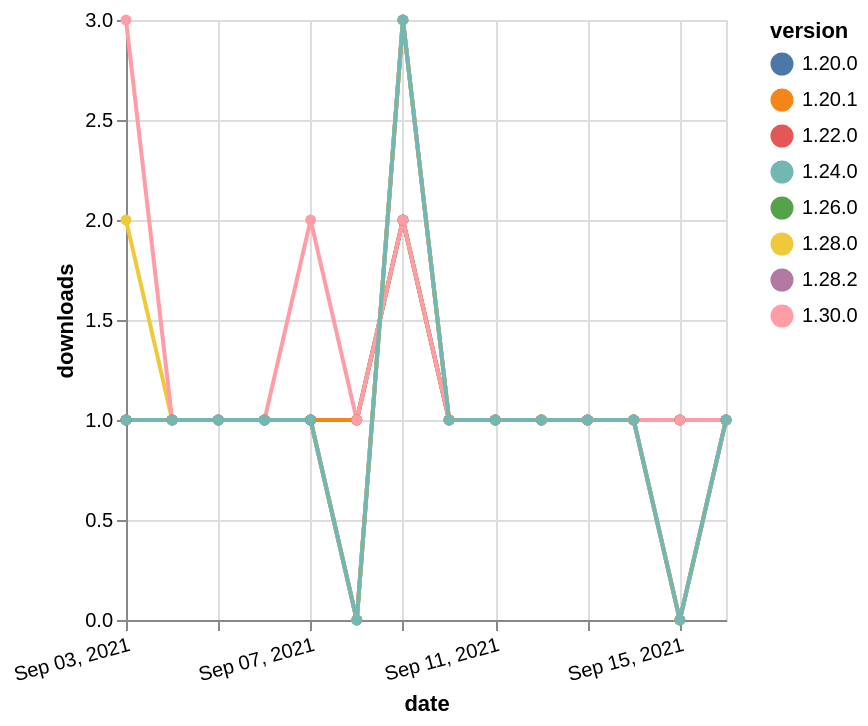

Express this chart as Vega-Lite.
### Vega-Lite specification from a JSON file in a GitHub repository (floating-point values rounded to 4 significant figures)
{"$schema": "https://vega.github.io/schema/vega-lite/v5.json", "description": "A simple bar chart with embedded data.", "data": {"values": [{"date": "2021-09-03", "total": 191, "delta": 1, "version": "1.22.0"}, {"date": "2021-09-04", "total": 192, "delta": 1, "version": "1.22.0"}, {"date": "2021-09-05", "total": 193, "delta": 1, "version": "1.22.0"}, {"date": "2021-09-06", "total": 194, "delta": 1, "version": "1.22.0"}, {"date": "2021-09-07", "total": 195, "delta": 1, "version": "1.22.0"}, {"date": "2021-09-08", "total": 195, "delta": 0, "version": "1.22.0"}, {"date": "2021-09-09", "total": 198, "delta": 3, "version": "1.22.0"}, {"date": "2021-09-10", "total": 199, "delta": 1, "version": "1.22.0"}, {"date": "2021-09-11", "total": 200, "delta": 1, "version": "1.22.0"}, {"date": "2021-09-12", "total": 201, "delta": 1, "version": "1.22.0"}, {"date": "2021-09-13", "total": 202, "delta": 1, "version": "1.22.0"}, {"date": "2021-09-14", "total": 203, "delta": 1, "version": "1.22.0"}, {"date": "2021-09-15", "total": 203, "delta": 0, "version": "1.22.0"}, {"date": "2021-09-16", "total": 204, "delta": 1, "version": "1.22.0"}, {"date": "2021-09-03", "total": 126, "delta": 1, "version": "1.28.2"}, {"date": "2021-09-04", "total": 127, "delta": 1, "version": "1.28.2"}, {"date": "2021-09-05", "total": 128, "delta": 1, "version": "1.28.2"}, {"date": "2021-09-06", "total": 129, "delta": 1, "version": "1.28.2"}, {"date": "2021-09-07", "total": 130, "delta": 1, "version": "1.28.2"}, {"date": "2021-09-08", "total": 130, "delta": 0, "version": "1.28.2"}, {"date": "2021-09-09", "total": 133, "delta": 3, "version": "1.28.2"}, {"date": "2021-09-10", "total": 134, "delta": 1, "version": "1.28.2"}, {"date": "2021-09-11", "total": 135, "delta": 1, "version": "1.28.2"}, {"date": "2021-09-12", "total": 136, "delta": 1, "version": "1.28.2"}, {"date": "2021-09-13", "total": 137, "delta": 1, "version": "1.28.2"}, {"date": "2021-09-14", "total": 138, "delta": 1, "version": "1.28.2"}, {"date": "2021-09-15", "total": 138, "delta": 0, "version": "1.28.2"}, {"date": "2021-09-16", "total": 139, "delta": 1, "version": "1.28.2"}, {"date": "2021-09-03", "total": 146, "delta": 2, "version": "1.28.0"}, {"date": "2021-09-04", "total": 147, "delta": 1, "version": "1.28.0"}, {"date": "2021-09-05", "total": 148, "delta": 1, "version": "1.28.0"}, {"date": "2021-09-06", "total": 149, "delta": 1, "version": "1.28.0"}, {"date": "2021-09-07", "total": 150, "delta": 1, "version": "1.28.0"}, {"date": "2021-09-08", "total": 150, "delta": 0, "version": "1.28.0"}, {"date": "2021-09-09", "total": 153, "delta": 3, "version": "1.28.0"}, {"date": "2021-09-10", "total": 154, "delta": 1, "version": "1.28.0"}, {"date": "2021-09-11", "total": 155, "delta": 1, "version": "1.28.0"}, {"date": "2021-09-12", "total": 156, "delta": 1, "version": "1.28.0"}, {"date": "2021-09-13", "total": 157, "delta": 1, "version": "1.28.0"}, {"date": "2021-09-14", "total": 158, "delta": 1, "version": "1.28.0"}, {"date": "2021-09-15", "total": 158, "delta": 0, "version": "1.28.0"}, {"date": "2021-09-16", "total": 159, "delta": 1, "version": "1.28.0"}, {"date": "2021-09-03", "total": 161, "delta": 1, "version": "1.26.0"}, {"date": "2021-09-04", "total": 162, "delta": 1, "version": "1.26.0"}, {"date": "2021-09-05", "total": 163, "delta": 1, "version": "1.26.0"}, {"date": "2021-09-06", "total": 164, "delta": 1, "version": "1.26.0"}, {"date": "2021-09-07", "total": 165, "delta": 1, "version": "1.26.0"}, {"date": "2021-09-08", "total": 166, "delta": 1, "version": "1.26.0"}, {"date": "2021-09-09", "total": 168, "delta": 2, "version": "1.26.0"}, {"date": "2021-09-10", "total": 169, "delta": 1, "version": "1.26.0"}, {"date": "2021-09-11", "total": 170, "delta": 1, "version": "1.26.0"}, {"date": "2021-09-12", "total": 171, "delta": 1, "version": "1.26.0"}, {"date": "2021-09-13", "total": 172, "delta": 1, "version": "1.26.0"}, {"date": "2021-09-14", "total": 173, "delta": 1, "version": "1.26.0"}, {"date": "2021-09-15", "total": 174, "delta": 1, "version": "1.26.0"}, {"date": "2021-09-16", "total": 175, "delta": 1, "version": "1.26.0"}, {"date": "2021-09-03", "total": 235, "delta": 1, "version": "1.20.0"}, {"date": "2021-09-04", "total": 236, "delta": 1, "version": "1.20.0"}, {"date": "2021-09-05", "total": 237, "delta": 1, "version": "1.20.0"}, {"date": "2021-09-06", "total": 238, "delta": 1, "version": "1.20.0"}, {"date": "2021-09-07", "total": 239, "delta": 1, "version": "1.20.0"}, {"date": "2021-09-08", "total": 240, "delta": 1, "version": "1.20.0"}, {"date": "2021-09-09", "total": 242, "delta": 2, "version": "1.20.0"}, {"date": "2021-09-10", "total": 243, "delta": 1, "version": "1.20.0"}, {"date": "2021-09-11", "total": 244, "delta": 1, "version": "1.20.0"}, {"date": "2021-09-12", "total": 245, "delta": 1, "version": "1.20.0"}, {"date": "2021-09-13", "total": 246, "delta": 1, "version": "1.20.0"}, {"date": "2021-09-14", "total": 247, "delta": 1, "version": "1.20.0"}, {"date": "2021-09-15", "total": 248, "delta": 1, "version": "1.20.0"}, {"date": "2021-09-16", "total": 249, "delta": 1, "version": "1.20.0"}, {"date": "2021-09-03", "total": 241, "delta": 1, "version": "1.20.1"}, {"date": "2021-09-04", "total": 242, "delta": 1, "version": "1.20.1"}, {"date": "2021-09-05", "total": 243, "delta": 1, "version": "1.20.1"}, {"date": "2021-09-06", "total": 244, "delta": 1, "version": "1.20.1"}, {"date": "2021-09-07", "total": 245, "delta": 1, "version": "1.20.1"}, {"date": "2021-09-08", "total": 246, "delta": 1, "version": "1.20.1"}, {"date": "2021-09-09", "total": 248, "delta": 2, "version": "1.20.1"}, {"date": "2021-09-10", "total": 249, "delta": 1, "version": "1.20.1"}, {"date": "2021-09-11", "total": 250, "delta": 1, "version": "1.20.1"}, {"date": "2021-09-12", "total": 251, "delta": 1, "version": "1.20.1"}, {"date": "2021-09-13", "total": 252, "delta": 1, "version": "1.20.1"}, {"date": "2021-09-14", "total": 253, "delta": 1, "version": "1.20.1"}, {"date": "2021-09-15", "total": 254, "delta": 1, "version": "1.20.1"}, {"date": "2021-09-16", "total": 255, "delta": 1, "version": "1.20.1"}, {"date": "2021-09-03", "total": 124, "delta": 3, "version": "1.30.0"}, {"date": "2021-09-04", "total": 125, "delta": 1, "version": "1.30.0"}, {"date": "2021-09-05", "total": 126, "delta": 1, "version": "1.30.0"}, {"date": "2021-09-06", "total": 127, "delta": 1, "version": "1.30.0"}, {"date": "2021-09-07", "total": 129, "delta": 2, "version": "1.30.0"}, {"date": "2021-09-08", "total": 130, "delta": 1, "version": "1.30.0"}, {"date": "2021-09-09", "total": 132, "delta": 2, "version": "1.30.0"}, {"date": "2021-09-10", "total": 133, "delta": 1, "version": "1.30.0"}, {"date": "2021-09-11", "total": 134, "delta": 1, "version": "1.30.0"}, {"date": "2021-09-12", "total": 135, "delta": 1, "version": "1.30.0"}, {"date": "2021-09-13", "total": 136, "delta": 1, "version": "1.30.0"}, {"date": "2021-09-14", "total": 137, "delta": 1, "version": "1.30.0"}, {"date": "2021-09-15", "total": 138, "delta": 1, "version": "1.30.0"}, {"date": "2021-09-16", "total": 139, "delta": 1, "version": "1.30.0"}, {"date": "2021-09-03", "total": 182, "delta": 1, "version": "1.24.0"}, {"date": "2021-09-04", "total": 183, "delta": 1, "version": "1.24.0"}, {"date": "2021-09-05", "total": 184, "delta": 1, "version": "1.24.0"}, {"date": "2021-09-06", "total": 185, "delta": 1, "version": "1.24.0"}, {"date": "2021-09-07", "total": 186, "delta": 1, "version": "1.24.0"}, {"date": "2021-09-08", "total": 186, "delta": 0, "version": "1.24.0"}, {"date": "2021-09-09", "total": 189, "delta": 3, "version": "1.24.0"}, {"date": "2021-09-10", "total": 190, "delta": 1, "version": "1.24.0"}, {"date": "2021-09-11", "total": 191, "delta": 1, "version": "1.24.0"}, {"date": "2021-09-12", "total": 192, "delta": 1, "version": "1.24.0"}, {"date": "2021-09-13", "total": 193, "delta": 1, "version": "1.24.0"}, {"date": "2021-09-14", "total": 194, "delta": 1, "version": "1.24.0"}, {"date": "2021-09-15", "total": 194, "delta": 0, "version": "1.24.0"}, {"date": "2021-09-16", "total": 195, "delta": 1, "version": "1.24.0"}]}, "width": "container", "mark": {"type": "line", "point": {"filled": true}}, "encoding": {"x": {"field": "date", "type": "temporal", "timeUnit": "yearmonthdate", "title": "date", "axis": {"labelAngle": -15}}, "y": {"field": "delta", "type": "quantitative", "title": "downloads"}, "color": {"field": "version", "type": "nominal"}, "tooltip": {"field": "delta"}}}
